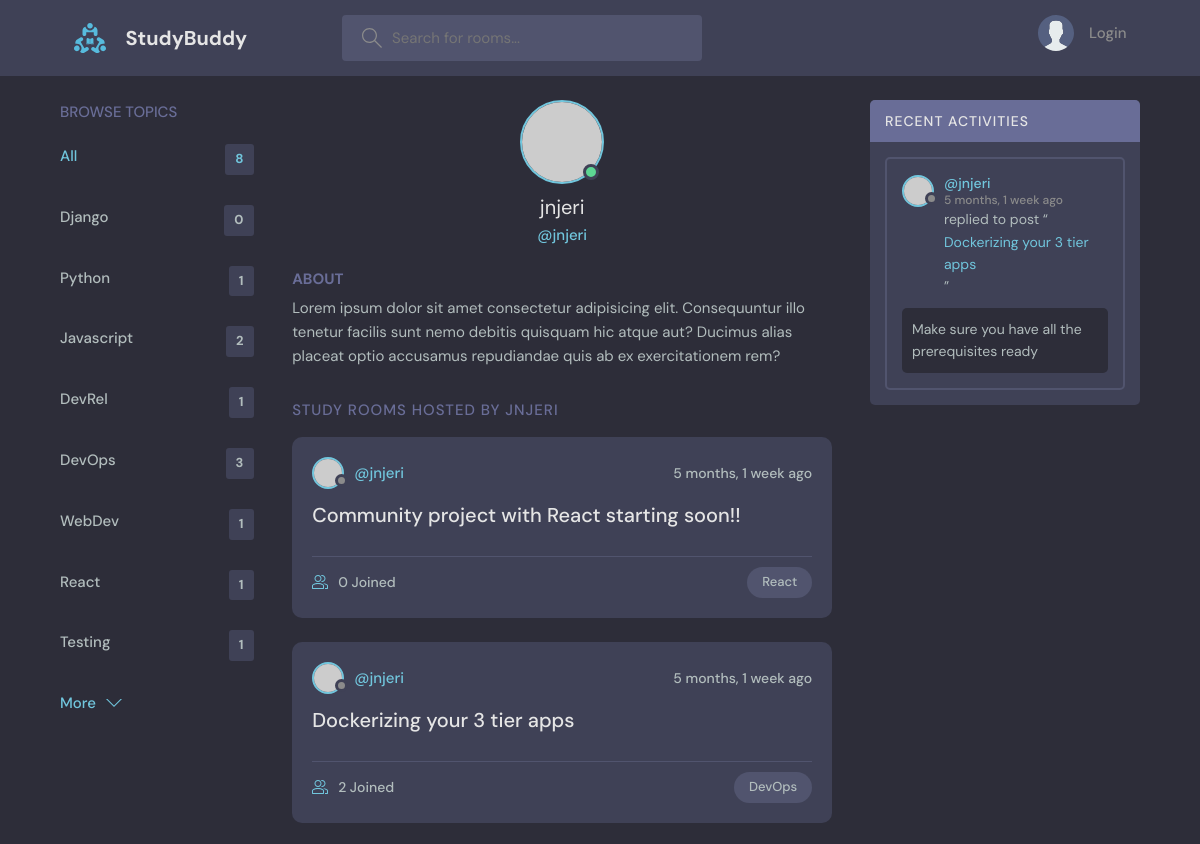
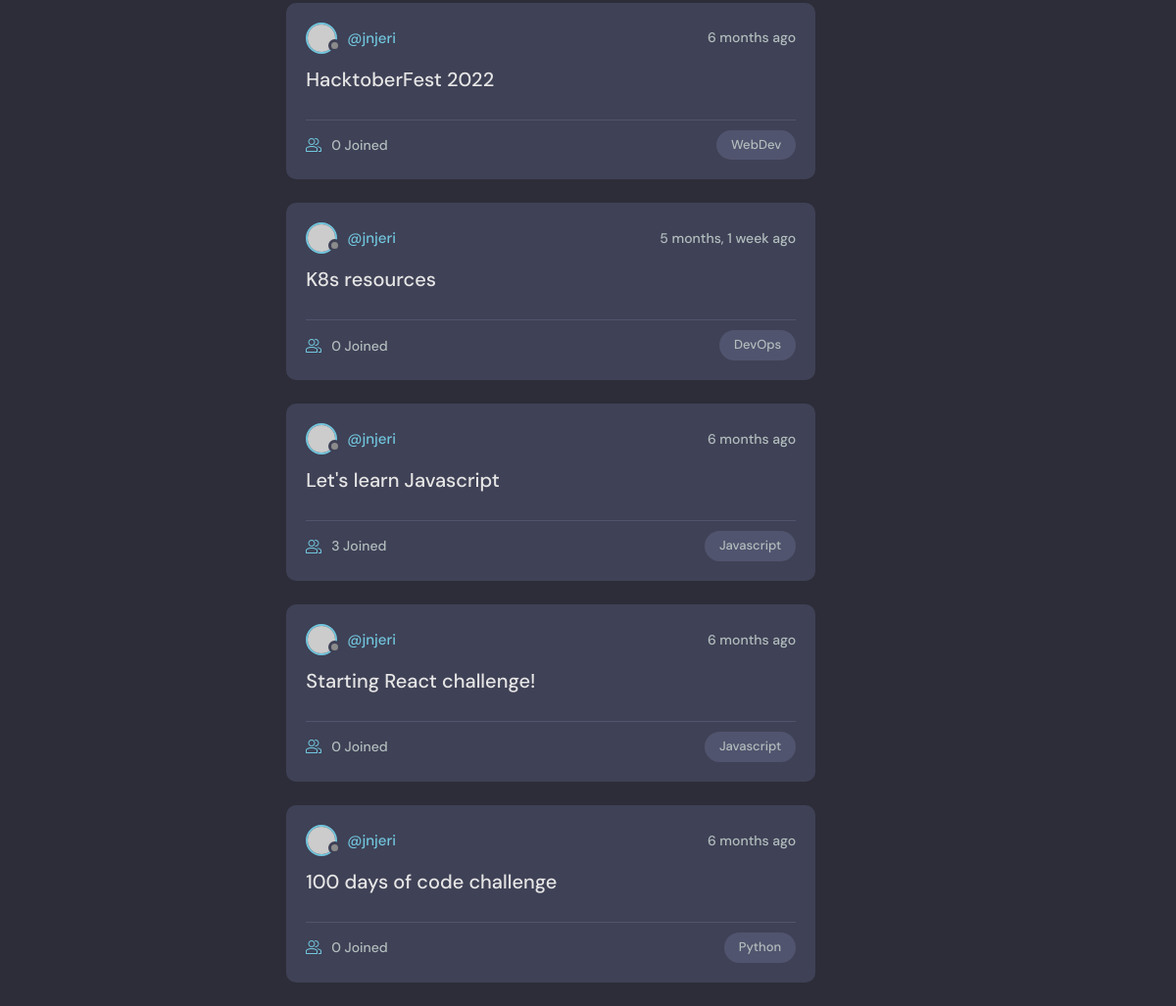
Page /profile/1/ on the committed database (2 pictures, top to bottom).
### base/models.py (models this page shows, shortened)
class Topic(models.Model):
    name = models.CharField(max_length=200)

class Room(models.Model):
   host = models.ForeignKey(User, on_delete=models.SET_NULL, null=True)
   topic = models.ForeignKey(Topic, on_delete=models.SET_NULL, null=True)
   name = models.CharField (max_length=200)
   description = models.TextField(null=True, blank=True)
   participants = models.ManyToManyField(User, related_name='participants', blank=True)      #users active in a room
   updated = models.DateTimeField(auto_now=True)
   created = models.DateTimeField(auto_now_add=True)
   class Meta:
        ordering = ['-updated', '-created']
   def __str__(self):
    return self.name

class Message(models.Model):
    user = models.ForeignKey(User, on_delete=models.CASCADE)
    room = models.ForeignKey(Room, on_delete=models.CASCADE)
    body = models.TextField()
    updated = models.DateTimeField(auto_now=True)
    created = models.DateTimeField(auto_now_add=True)
    class Meta:
        ordering = ['-updated', '-created']
    def __str__(self):
        return self.body[0:50]

### base/views.py (the view)
# urls.py: path('profile/<str:pk>/', views.userProfile, name="user-profile"),
def userProfile(request, pk):
    user = User.objects.get(id=pk)
    rooms = user.room_set.all()
    room_messages = user.message_set.all()
    topics = Topic.objects.all()
    context = {'user': user, 'rooms': rooms,
     'room_messages': room_messages, 'topics': topics}
    return render(request, 'base/profile.html', context)

### base/templates/base/profile.html (shortened to what this page needs)
{% extends 'main.html' %}
{% block content %}
<main class="profile-page layout layout--3">
   <div class="container">
      {% include 'base/topics_component.html' %}
      <div class="roomList">
        <div class="profile">
          <div class="profile__avatar">
            <div class="avatar avatar--large active">
              <img src="https://randomuser.me/api/portraits/men/11.jpg" />
            </div>
          </div>
          <div class="profile__info">
            <h3>{{user.username}}</h3>
            <p>@{{user.username}}</p>
          </div>
          <div class="profile__about">
            <h3>About</h3>
            <p>
              Lorem ipsum dolor sit amet consectetur adipisicing elit. Consequuntur illo tenetur
              facilis sunt nemo debitis quisquam hic atque aut? Ducimus alias placeat optio
              accusamus repudiandae quis ab ex exercitationem rem?
            </p>
          </div>
        </div>
        <div class="roomList__header">
          <div>
            <h2>Study Rooms Hosted by {{user.username}}</a>
            </h2>
          </div>
        </div>
        {% include 'base/feed_component.html' %}
      </div>
            {% include 'base/activity_Component.html' %}
    </div>
</main>
{% endblock content %}

### base/templates/base/topics_component.html
<div class="topics">
    <div class="topics__header">
      <h2>Browse Topics</h2>
    </div>
    <ul class="topics__list">
      <li>
        <a href="{% url 'home' %}" class="active">All <span>{{topics.count}}</span></a>
      </li>
      {% for topic in topics %}
      <li>
        <a href="{% url 'home' %}?q={{topic.name}}">{{topic.name}}<span>{{topic.room_set.all.count}}</span></a>
      </li>
      {% endfor %}
    </ul>
    <a class="btn btn--link" href="topics.html">
      More
      <svg
        version="1.1"
        xmlns="http://www.w3.org/2000/svg"
        width="32"
        height="32"
        viewBox="0 0 32 32"
      >
        <title>chevron-down</title>
        <path d="M16 21l-13-13h-3l16 16 16-16h-3l-13 13z"></path>
      </svg>
    </a>
  </div>

### base/templates/base/feed_component.html (shortened to what this page needs)
{% for room in rooms %}
<div class="roomListRoom">
  <div class="roomListRoom__header">
    <a href="" class="roomListRoom__author">
      <div class="avatar avatar--small">
        <img src="https://randomuser.me/api/portraits/women/11.jpg" />
      </div>
      <span>@{{room.host.username}}</span>
    </a>
    <div class="roomListRoom__actions">
      <span>{{room.created|timesince}} ago</span>
    </div>
  </div>
  <div class="roomListRoom__content">
    <a href="{% url 'room' room.id %}">{{room.name}}</a>
  </div>
  <div class="roomListRoom__meta">
    <a href="{% url 'room' room.id %}" class="roomListRoom__joined">
      {{room.participants.all.count}} Joined
    </a>
    <p class="roomListRoom__topic">{{room.topic.name}}</p>
  </div>
</div>
{% endfor %}

### base/templates/base/activity_component.html (shortened to what this page needs)
<div class="activities">
  <div class="activities__header">
    <h2>Recent Activities</h2>
  </div>
  {% for message in room_messages %}
  <div class="activities__box">
    <div class="activities__boxHeader roomListRoom__header">
      <a href="" class="roomListRoom__author">
        <div class="avatar avatar--small">
          <img src="https://randomuser.me/api/portraits/women/11.jpg" />
        </div>
        <p>
          @{{message.user}}
          <span>{{message.created|timesince}} ago</span>
        </p>
      </a>
    </div>
    <div class="activities__boxContent">
      <p>
        replied to post “<a href="{% url 'room' message.room.id %}">{{message.room}}</a>”
      </p>
      <div class="activities__boxRoomContent">
       {{message.body}}
      </div>
    </div>
  </div>
  {% endfor %}
</div>

### rows in the picture
Topic: name "Django", room_set.all.count "0"
Topic: name "Python", room_set.all.count "1"
Topic: name "Javascript", room_set.all.count "2"
Topic: name "DevRel", room_set.all.count "1"
Topic: name "DevOps", room_set.all.count "3"
Topic: name "WebDev", room_set.all.count "1"
Topic: name "React", room_set.all.count "1"
Topic: name "Testing", room_set.all.count "1"
Room: host.username "jnjeri", created "5 months, 1 week", name "Community project with React starting soon!!", participants.all.count "0", topic.name "React"
Room: host.username "jnjeri", created "5 months, 1 week", name "Dockerizing your 3 tier apps", participants.all.count "2", topic.name "DevOps"
Room: host.username "jnjeri", created "6 months", name "HacktoberFest 2022", participants.all.count "0", topic.name "WebDev"
Room: host.username "jnjeri", created "5 months, 1 week", name "K8s resources", participants.all.count "0", topic.name "DevOps"
Room: host.username "jnjeri", created "6 months", name "Let's learn Javascript", participants.all.count "3", topic.name "Javascript"
Room: host.username "jnjeri", created "6 months", name "Starting React challenge!", participants.all.count "0", topic.name "Javascript"
Room: host.username "jnjeri", created "6 months", name "100 days of code challenge", participants.all.count "0", topic.name "Python"
Message: user "jnjeri", created "5 months, 1 week", room "Dockerizing your 3 tier apps", body "Make sure you have all the prerequisites ready"

### other values in the picture
{{ topics.count }} "8"
{{ user.username }} "jnjeri"
{{ user.username }} "JNJERI"
